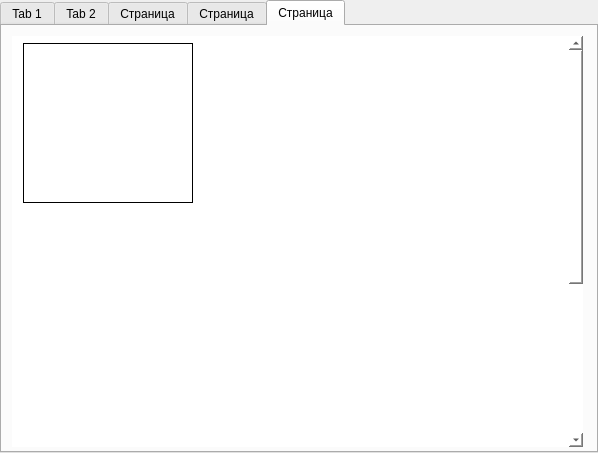
<?xml version="1.0" encoding="UTF-8"?>
<ui version="4.0">
 <class>TabWidget</class>
 <widget class="QTabWidget" name="TabWidget">
  <property name="geometry">
   <rect>
    <x>0</x>
    <y>0</y>
    <width>598</width>
    <height>453</height>
   </rect>
  </property>
  <property name="sizePolicy">
   <sizepolicy hsizetype="Fixed" vsizetype="Expanding">
    <horstretch>0</horstretch>
    <verstretch>0</verstretch>
   </sizepolicy>
  </property>
  <property name="cursor">
   <cursorShape>ArrowCursor</cursorShape>
  </property>
  <property name="focusPolicy">
   <enum>Qt::NoFocus</enum>
  </property>
  <property name="windowTitle">
   <string>TabWidget</string>
  </property>
  <property name="styleSheet">
   <string notr="true">QPushButton {font-size: 30px; 
                                        border-radius: 35px; 
                                        background-color: rgb(51,122,183); 
                                        color: white;}
                                       QPushButton:pressed 
                                        {background-color:rgb(31,101,163);}</string>
  </property>
  <property name="tabPosition">
   <enum>QTabWidget::North</enum>
  </property>
  <property name="tabShape">
   <enum>QTabWidget::Rounded</enum>
  </property>
  <property name="currentIndex">
   <number>4</number>
  </property>
  <property name="iconSize">
   <size>
    <width>16</width>
    <height>16</height>
   </size>
  </property>
  <property name="elideMode">
   <enum>Qt::ElideNone</enum>
  </property>
  <widget class="QWidget" name="notes_window">
   <property name="sizePolicy">
    <sizepolicy hsizetype="Preferred" vsizetype="Preferred">
     <horstretch>0</horstretch>
     <verstretch>0</verstretch>
    </sizepolicy>
   </property>
   <property name="cursor">
    <cursorShape>ArrowCursor</cursorShape>
   </property>
   <property name="focusPolicy">
    <enum>Qt::ClickFocus</enum>
   </property>
   <property name="toolTipDuration">
    <number>1</number>
   </property>
   <attribute name="title">
    <string>Tab 1</string>
   </attribute>
   <widget class="QPushButton" name="pushButton">
    <property name="geometry">
     <rect>
      <x>500</x>
      <y>330</y>
      <width>71</width>
      <height>71</height>
     </rect>
    </property>
    <property name="styleSheet">
     <string notr="true">QPushButton {font-size: 30px; 
                                        border-radius: 35px; 
                                        background-color: rgb(51,122,183); 
                                        color: white;
background-attachment: fixed;}
                                       QPushButton:pressed 
                                        {background-color:rgb(31,101,163);}</string>
    </property>
    <property name="text">
     <string>+</string>
    </property>
   </widget>
   <widget class="QListWidget" name="listWidget">
    <property name="geometry">
     <rect>
      <x>20</x>
      <y>30</y>
      <width>171</width>
      <height>161</height>
     </rect>
    </property>
    <item>
     <property name="text">
      <string/>
     </property>
    </item>
   </widget>
   <widget class="QListWidget" name="listWidget_2">
    <property name="geometry">
     <rect>
      <x>210</x>
      <y>30</y>
      <width>171</width>
      <height>161</height>
     </rect>
    </property>
    <item>
     <property name="text">
      <string/>
     </property>
    </item>
   </widget>
   <widget class="QListWidget" name="listWidget_3">
    <property name="geometry">
     <rect>
      <x>400</x>
      <y>30</y>
      <width>171</width>
      <height>161</height>
     </rect>
    </property>
   </widget>
   <widget class="QListWidget" name="listWidget_4">
    <property name="geometry">
     <rect>
      <x>20</x>
      <y>210</y>
      <width>171</width>
      <height>161</height>
     </rect>
    </property>
   </widget>
   <widget class="QListWidget" name="listWidget_5">
    <property name="geometry">
     <rect>
      <x>210</x>
      <y>210</y>
      <width>171</width>
      <height>161</height>
     </rect>
    </property>
   </widget>
  </widget>
  <widget class="QWidget" name="tasks_window">
   <property name="sizePolicy">
    <sizepolicy hsizetype="Preferred" vsizetype="Preferred">
     <horstretch>0</horstretch>
     <verstretch>0</verstretch>
    </sizepolicy>
   </property>
   <attribute name="title">
    <string>Tab 2</string>
   </attribute>
   <widget class="QCalendarWidget" name="tasks_calendar">
    <property name="geometry">
     <rect>
      <x>0</x>
      <y>0</y>
      <width>591</width>
      <height>183</height>
     </rect>
    </property>
   </widget>
   <widget class="QPushButton" name="add_task">
    <property name="geometry">
     <rect>
      <x>500</x>
      <y>330</y>
      <width>71</width>
      <height>71</height>
     </rect>
    </property>
    <property name="sizePolicy">
     <sizepolicy hsizetype="Fixed" vsizetype="Fixed">
      <horstretch>0</horstretch>
      <verstretch>0</verstretch>
     </sizepolicy>
    </property>
    <property name="styleSheet">
     <string notr="true">QPushButton {font-size: 30px; 
                                        border-radius: 35px; 
                                        background-color: rgb(51,122,183); 
                                        color: white;}
                                       QPushButton:pressed 
                                        {background-color:rgb(31,101,163);}</string>
    </property>
    <property name="text">
     <string>+</string>
    </property>
   </widget>
   <widget class="QGroupBox" name="groupBox">
    <property name="geometry">
     <rect>
      <x>40</x>
      <y>230</y>
      <width>511</width>
      <height>91</height>
     </rect>
    </property>
    <property name="styleSheet">
     <string notr="true"/>
    </property>
    <property name="title">
     <string>Группа1</string>
    </property>
    <widget class="QCheckBox" name="checkBox">
     <property name="geometry">
      <rect>
       <x>30</x>
       <y>20</y>
       <width>171</width>
       <height>17</height>
      </rect>
     </property>
     <property name="font">
      <font>
       <family>Arial</family>
       <pointsize>10</pointsize>
      </font>
     </property>
     <property name="styleSheet">
      <string notr="true">border: none;</string>
     </property>
     <property name="text">
      <string>Создать проект</string>
     </property>
    </widget>
    <widget class="QPushButton" name="pushButton_4">
     <property name="geometry">
      <rect>
       <x>170</x>
       <y>20</y>
       <width>31</width>
       <height>20</height>
      </rect>
     </property>
     <property name="styleSheet">
      <string notr="true">QPushButton {background-color:  rgba(51,122,183, 0.3); 

                       color: black; line-height: 12px;
					   font-size: 20px; font-family: Arial;}
QPushButton:hover {background-color:  rgba(51,122,183, 0.7);}
QPushButton:checked {background-color:  rgba(51,122,183, 0.9);}
</string>
     </property>
     <property name="text">
      <string>...</string>
     </property>
    </widget>
   </widget>
  </widget>
  <widget class="QWidget" name="pomodoro_window">
   <attribute name="title">
    <string>Страница</string>
   </attribute>
   <widget class="QLCDNumber" name="timer_pomo">
    <property name="geometry">
     <rect>
      <x>150</x>
      <y>150</y>
      <width>271</width>
      <height>61</height>
     </rect>
    </property>
    <property name="styleSheet">
     <string notr="true">color:  rgb(51,122,183);</string>
    </property>
   </widget>
   <widget class="QPushButton" name="add_timer_pomo">
    <property name="geometry">
     <rect>
      <x>500</x>
      <y>330</y>
      <width>71</width>
      <height>71</height>
     </rect>
    </property>
    <property name="styleSheet">
     <string notr="true">font-size: 25px; border-color: black; font-size: 30px;</string>
    </property>
    <property name="text">
     <string>+</string>
    </property>
   </widget>
   <widget class="QLabel" name="pomo_label">
    <property name="geometry">
     <rect>
      <x>170</x>
      <y>90</y>
      <width>241</width>
      <height>41</height>
     </rect>
    </property>
    <property name="font">
     <font>
      <family>Arial</family>
      <pointsize>11</pointsize>
     </font>
    </property>
    <property name="text">
     <string>      Добавить таймер помодоро</string>
    </property>
   </widget>
   <widget class="QPushButton" name="pushButton_2">
    <property name="geometry">
     <rect>
      <x>230</x>
      <y>250</y>
      <width>111</width>
      <height>51</height>
     </rect>
    </property>
    <property name="styleSheet">
     <string notr="true">QPushButton {font-size: 18px; border-radius: 25px;}
</string>
    </property>
    <property name="text">
     <string>Старт</string>
    </property>
   </widget>
  </widget>
  <widget class="QWidget" name="settings_window">
   <property name="cursor">
    <cursorShape>ArrowCursor</cursorShape>
   </property>
   <attribute name="title">
    <string>Страница</string>
   </attribute>
   <widget class="QWidget" name="verticalLayoutWidget">
    <property name="geometry">
     <rect>
      <x>170</x>
      <y>70</y>
      <width>243</width>
      <height>291</height>
     </rect>
    </property>
    <layout class="QVBoxLayout" name="verticalLayout">
     <item>
      <widget class="QPushButton" name="change_theme_btn">
       <property name="sizePolicy">
        <sizepolicy hsizetype="Minimum" vsizetype="Minimum">
         <horstretch>0</horstretch>
         <verstretch>0</verstretch>
        </sizepolicy>
       </property>
       <property name="font">
        <font>
         <family>Arial</family>
         <pointsize>-1</pointsize>
        </font>
       </property>
       <property name="cursor">
        <cursorShape>PointingHandCursor</cursorShape>
       </property>
       <property name="styleSheet">
        <string notr="true">QPushButton {background-color:  rgba(51,122,183, 0.3); 
                       color: black;
					   font-size: 14px; font-family: Arial;}
QPushButton:hover {background-color:  rgba(51,122,183, 0.7);}
QPushButton:pressed {background-color:  rgba(51,122,183, 0.9);}</string>
       </property>
       <property name="text">
        <string>Изменить тему программы</string>
       </property>
      </widget>
     </item>
     <item>
      <widget class="Line" name="line">
       <property name="orientation">
        <enum>Qt::Horizontal</enum>
       </property>
      </widget>
     </item>
     <item>
      <widget class="QPushButton" name="change_font_btn">
       <property name="sizePolicy">
        <sizepolicy hsizetype="Minimum" vsizetype="Minimum">
         <horstretch>0</horstretch>
         <verstretch>0</verstretch>
        </sizepolicy>
       </property>
       <property name="cursor">
        <cursorShape>PointingHandCursor</cursorShape>
       </property>
       <property name="styleSheet">
        <string notr="true">QPushButton {background-color:  rgba(51,122,183, 0.3); 

                       color: black;
					   font-size: 14px; font-family: Arial;}
QPushButton:hover {background-color:  rgba(51,122,183, 0.7);}
QPushButton:checked {background-color:  rgba(51,122,183, 0.9);}</string>
       </property>
       <property name="text">
        <string>Изменить шрифт</string>
       </property>
      </widget>
     </item>
     <item>
      <widget class="Line" name="line_2">
       <property name="orientation">
        <enum>Qt::Horizontal</enum>
       </property>
      </widget>
     </item>
     <item>
      <widget class="QPushButton" name="other_settings">
       <property name="sizePolicy">
        <sizepolicy hsizetype="Minimum" vsizetype="Minimum">
         <horstretch>0</horstretch>
         <verstretch>0</verstretch>
        </sizepolicy>
       </property>
       <property name="cursor">
        <cursorShape>PointingHandCursor</cursorShape>
       </property>
       <property name="styleSheet">
        <string notr="true">QPushButton {background-color:  rgba(51,122,183, 0.3); 

                       color: black;
					   font-size: 14px; font-family: Arial;}
QPushButton:hover {background-color:  rgba(51,122,183, 0.7);}
QPushButton:checked {background-color:  rgba(51,122,183, 0.9);}</string>
       </property>
       <property name="text">
        <string>Какие-то еще настройки</string>
       </property>
      </widget>
     </item>
     <item>
      <widget class="Line" name="line_3">
       <property name="orientation">
        <enum>Qt::Horizontal</enum>
       </property>
      </widget>
     </item>
     <item>
      <widget class="QPushButton" name="about_pomodoro">
       <property name="sizePolicy">
        <sizepolicy hsizetype="Minimum" vsizetype="Minimum">
         <horstretch>0</horstretch>
         <verstretch>0</verstretch>
        </sizepolicy>
       </property>
       <property name="cursor">
        <cursorShape>PointingHandCursor</cursorShape>
       </property>
       <property name="styleSheet">
        <string notr="true">QPushButton {background-color:  rgba(51,122,183, 0.3); 
                       color: black;
					   font-size: 14px;
 font-family: Arial;}
QPushButton:hover {background-color:  rgba(51,122,183, 0.7);}
QPushButton:checked {background-color:  rgba(51,122,183, 0.9);}</string>
       </property>
       <property name="text">
        <string>О технике Pomodoro</string>
       </property>
      </widget>
     </item>
     <item>
      <widget class="Line" name="line_4">
       <property name="orientation">
        <enum>Qt::Horizontal</enum>
       </property>
      </widget>
     </item>
     <item>
      <widget class="QPushButton" name="about_project">
       <property name="sizePolicy">
        <sizepolicy hsizetype="Minimum" vsizetype="Minimum">
         <horstretch>0</horstretch>
         <verstretch>0</verstretch>
        </sizepolicy>
       </property>
       <property name="cursor">
        <cursorShape>PointingHandCursor</cursorShape>
       </property>
       <property name="styleSheet">
        <string notr="true">QPushButton {background-color:  rgba(51,122,183, 0.3); 
                       color: black;
					   font-size: 14px;
					   font-family: Arial;}
QPushButton:hover {background-color:  rgba(51,122,183, 0.7);}
QPushButton:checked {background-color:  rgba(51,122,183, 0.9);}</string>
       </property>
       <property name="text">
        <string>О проекте</string>
       </property>
      </widget>
     </item>
    </layout>
   </widget>
  </widget>
  <widget class="QWidget" name="tab">
   <attribute name="title">
    <string>Страница</string>
   </attribute>
   <widget class="QScrollArea" name="scrollArea">
    <property name="geometry">
     <rect>
      <x>10</x>
      <y>10</y>
      <width>571</width>
      <height>411</height>
     </rect>
    </property>
    <property name="maximumSize">
     <size>
      <width>571</width>
      <height>16777215</height>
     </size>
    </property>
    <property name="styleSheet">
     <string notr="true">background: white; border: none;</string>
    </property>
    <property name="horizontalScrollBarPolicy">
     <enum>Qt::ScrollBarAlwaysOff</enum>
    </property>
    <property name="widgetResizable">
     <bool>false</bool>
    </property>
    <widget class="QWidget" name="scrollAreaWidgetContents">
     <property name="geometry">
      <rect>
       <x>0</x>
       <y>-260</y>
       <width>569</width>
       <height>671</height>
      </rect>
     </property>
     <property name="maximumSize">
      <size>
       <width>569</width>
       <height>16777215</height>
      </size>
     </property>
     <widget class="QWidget" name="gridLayoutWidget">
      <property name="geometry">
       <rect>
        <x>-1</x>
        <y>-1</y>
        <width>571</width>
        <height>524</height>
       </rect>
      </property>
      <layout class="QGridLayout" name="gridLayout">
       <item row="3" column="0">
        <widget class="QPlainTextEdit" name="plainTextEdit_4">
         <property name="minimumSize">
          <size>
           <width>170</width>
           <height>160</height>
          </size>
         </property>
         <property name="maximumSize">
          <size>
           <width>170</width>
           <height>160</height>
          </size>
         </property>
        </widget>
       </item>
       <item row="0" column="2">
        <widget class="QPlainTextEdit" name="plainTextEdit_3">
         <property name="maximumSize">
          <size>
           <width>170</width>
           <height>160</height>
          </size>
         </property>
        </widget>
       </item>
       <item row="0" column="0">
        <widget class="QPlainTextEdit" name="plainTextEdit">
         <property name="minimumSize">
          <size>
           <width>170</width>
           <height>160</height>
          </size>
         </property>
         <property name="maximumSize">
          <size>
           <width>170</width>
           <height>160</height>
          </size>
         </property>
         <property name="styleSheet">
          <string notr="true">border: 1px solid black;</string>
         </property>
         <property name="undoRedoEnabled">
          <bool>false</bool>
         </property>
        </widget>
       </item>
       <item row="0" column="1">
        <widget class="QPlainTextEdit" name="plainTextEdit_2">
         <property name="maximumSize">
          <size>
           <width>170</width>
           <height>160</height>
          </size>
         </property>
        </widget>
       </item>
       <item row="2" column="0">
        <widget class="QTextEdit" name="textEdit">
         <property name="minimumSize">
          <size>
           <width>170</width>
           <height>160</height>
          </size>
         </property>
         <property name="maximumSize">
          <size>
           <width>170</width>
           <height>160</height>
          </size>
         </property>
        </widget>
       </item>
      </layout>
     </widget>
    </widget>
   </widget>
  </widget>
 </widget>
 <resources/>
 <connections/>
</ui>
